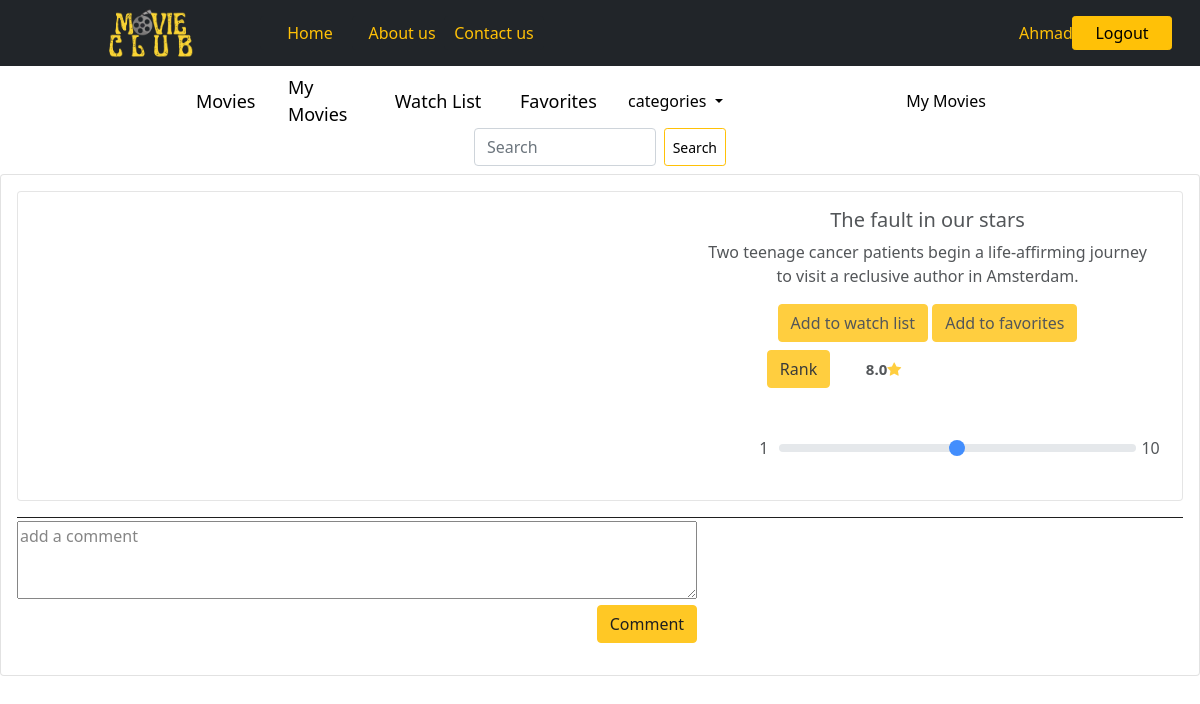
Before: /movie/1 (signed in) with the older database file.
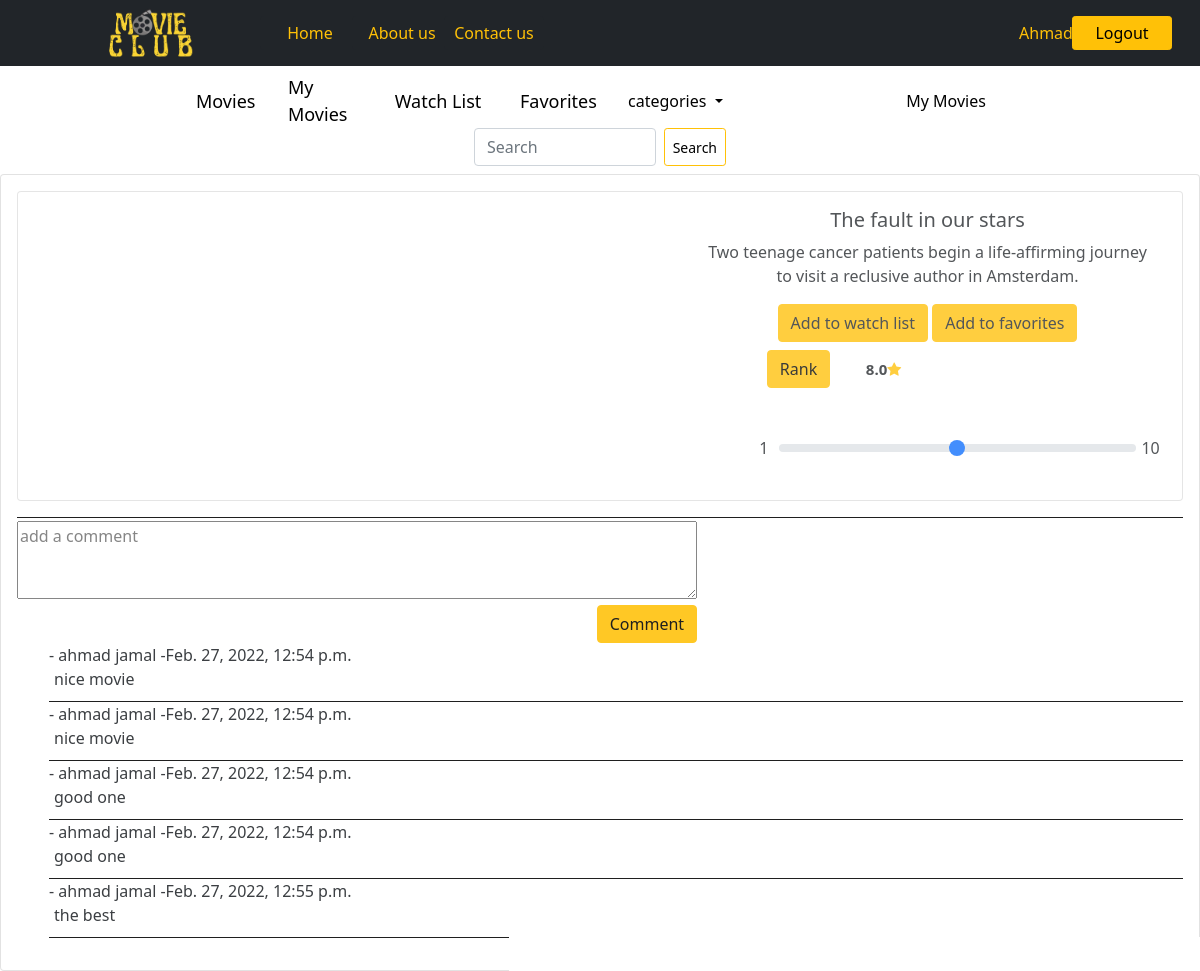
After: the same page with the newer database file.
### login_app/models.py (models this page shows)
class User(models.Model):
    first_name = models.CharField(max_length=45)
    last_name = models.CharField(max_length=45)
    email = models.CharField(max_length=255)
    password = models.CharField(max_length=100)
    created_at = models.DateTimeField(auto_now_add=True)
    updated_at = models.DateTimeField(auto_now=True)
    objects = UserManager()

### movie_app/models.py (models this page shows, shortened)
class Movie(models.Model):
    title = models.CharField(max_length=255)
    release_date = models.DateField(null = True)
    desc = models.TextField()
    trailer_url = models.URLField(max_length=300)
    added_by = models.ForeignKey(User, related_name="added_movies", on_delete = models.CASCADE)
    liked_by = models.ManyToManyField(User, related_name="favorites")
    to_watch_by = models.ManyToManyField(User, related_name="movies_to_watch")
    categories = models.ManyToManyField(Category, related_name="movies")
    uplode_image = models.ImageField(null = True , blank = True , upload_to='images/')
    created_at = models.DateTimeField(auto_now_add=True)
    updated_at = models.DateTimeField(auto_now=True)
    objects = MovieManager()

class Comment(models.Model):
    comment = models.TextField()
    movie = models.ForeignKey(Movie, related_name="comments", on_delete = models.CASCADE)
    user = models.ForeignKey(User, related_name="comments", on_delete = models.CASCADE)
    created_at = models.DateTimeField(auto_now_add=True)
    updated_at = models.DateTimeField(auto_now=True)

### movie_app/views.py (the view)
# urls.py: path('movie/<movie_id>', views.movie),
def movie(request,movie_id):
    if "term" in request.GET:
        sr = Movie.objects.filter(title__contains = request.GET.get('term'))
        titles = []
        for movie in sr:
            titles.append(movie.title)
        return JsonResponse(titles, safe=False)
    this_movie = Movie.objects.get(id=movie_id)
    x= this_movie.rates.all()
    sum = 0
    avg = 0
    for i in x:
        sum=sum+i.rate
    if len(x) == 0 :
        avg == 'no ranks yet'
    else :
        avg = sum / len(x)
    context = {
        'avg' : avg,
        'this_movie' : this_movie,
        'this_user' : User.objects.get(id=request.session['userid']),
        'comments' : this_movie.comments.all()
    }
    return render(request,"movie.html",context)

### movie_app/templates/movie.html (shortened to what this page needs)
<!doctype html>
<html lang="en">
<head>
    <link href="https://cdn.jsdelivr.net/npm/bootstrap@5.0.2/dist/css/bootstrap.min.css" rel="stylesheet"
>
    {% load static %}
    <link rel="stylesheet" href="https://cdnjs.cloudflare.com/ajax/libs/font-awesome/4.7.0/css/font-awesome.min.css">
    <link rel="stylesheet" href="{% static 'css/movie.css' %}">
    <link rel="stylesheet" href="//code.jquery.com/ui/1.13.1/themes/base/jquery-ui.css">
</head>
<body>
    <header>
        <div class="container-fluid" >
            <div class="row  head align-items-center justify-content-center px-5 py-2">
                <div class="col-2">
                    <img src="../static/img/project_logo1.png" alt="Movies House" height="50px" >
                </div>
                <div class="col-1">
                    <a href="#" class="btn btn-dark btn-sm ms-3" style="color: #ffc107; font-size:16px;">Home</a>
                </div>
                <div class="col-1">
                    <a href="#" class="btn btn-dark btn-sm ms-3" style="color: #ffc107; font-size:16px;">About us</a>
                </div>
                <div class="col-6">
                    <a href="#" class="btn btn-dark btn-sm ms-3" style="color: #ffc107; font-size:16px;">Contact us</a>
                </div>
                <div class="col-1">
                    <a href="#" class="btn outline-warning btn-sm ms-3" style="color: #ffc107; font-size:16px;">{{this_user.first_name}}</a>
                </div>
                <div class="col-1">
                    <a href="/login_form" class="btn btn-warning btn-sm" style="font-size:16px;">Logout</a>
                </div>
            </div>
        </div>
    </header>
    <nav>
        <div class="container-fluid">
            <div class="row  head align-items-center justify-content-center px-5 py-2 ">
                <div class="col-1">
                    <a href="/" style="color: black; font-size:18px;">Movies</a>
                </div>
                <div class="col-1">
                    <a href="/my_movies" style="color: black; font-size:18px;">My Movies</a>
                </div>
                <div class="col-1 watch">
                    <a href="/watch_list" style="color: black; font-size:18px;">Watch List</a>
                </div>
                <div class="col-1">
                    <a href="/favorite"  style="color: black; font-size:18px;">Favorites</a>
                </div>
                <div class="nav-item dropdown col-3">
                    <a class="nav-link dropdown-toggle" href="#" role="button"   data-bs-toggle="dropdown" style="color: black;font-size:16px">
                        categories
                    </a>
                </div>
                <div class="col-1 watch">
                    <a href="/my_movies" style="color: black; font-size:16px;">My Movies</a>
                </div>
                    <form class="d-flex col-3" action="/movies/search" method="post">
                        <input class="form-control me-2" type="search" placeholder="Search" aria-label="Search" name="search" id="movie_title">
                        <button class="btn btn-outline-warning btn-sm" type="submit" style="color:black;">Search</button>
                    </form>
            </div>
        </div>
    </nav>
        <div class="card" style="margin-top: 0px;">
            <div class="card-body ">
                <div class="card mb-3 " style=" max-height: 600px;">
                    <div class="row col-12">
                        <div class="col-7">
                            <iframe class="col-12" height="300" src="{{this_movie.trailer_url}}" title="YouTube video player" frameborder="0"
                            allow="accelerometer; autoplay; clipboard-write; encrypted-media; gyroscope; picture-in-picture" allowfullscreen></iframe>
                        </div>
                        <div class="card-body col-4 text-center">
                            <h5 class="card-title">{{this_movie.title}}</h5>
                            <p class="card-text">{{this_movie.desc}}</p>
                            {% if this_movie in this_user.movies_to_watch.all %}
                            <a href="/remove_from_watchlist/{{this_movie.id}}"><button type="submit" class="btn btn-warning">Remove form watch list</a></button>
                            {% else %}
                            <a href="/add_to_watchlist/{{this_movie.id}}"><button type="submit" class="btn btn-warning">Add to watch list</a></button>
                            {% endif %}
                            {% if this_movie in this_user.favorites.all %}
                            <a href="/remove_from_favorites/{{this_movie.id}}"><button type="submit" class="btn btn-warning">Remove form favorites</a></button>
                            {% else %}
                            <a href="/add_to_favorites/{{this_movie.id}}"><button type="submit" class="btn btn-warning">Add to favorites</a></button>
                            {% endif %}
                            <div class="row align-items-center justify-content-center px-5 py-2">
                                <form action="/rate/{{this_movie.id}}" method="post">
                                    <div class="rank">
                                    <button type="submit" class="btn btn-warning">Rank</button>
                                    <span style="font-size: 15px; font-weight: bold;">{{avg}}<span class="fa fa-star" style="color: #ffc107;"></span></span>
                                    </div>
                                    <label for="customRange3" class="form-label"></label><br><br>
                                    <div class="input">
                                    <p class="col-1">1</p>
                                    <input type="range" class="form-range col-9" min="0" max="10" step="1" name="range" id="customRange3">
                                    <p class="col-1">10</p>
                                    </div>
                                </form>
                            </div>
                        </div>
                    </div>
                </div>
                <div class="comment" style="border-top: 1px solid black;">
                    <form  action="/comment/{{this_movie.id}}" method="post">
                        <textarea class="col-7" style="margin-top: 3px;" name="comment" id="" cols="30" rows="3" placeholder="add a comment"></textarea>
                        <div class="col-7"style="text-align: end;"><button type="submit" class="btn btn-warning ">Comment</button></div>
                    </form>
                    <ul style="list-style: none;">
                        {% for comment in comments %}
                        <div style="border-bottom: 1px solid black;"><li>- {{comment.user.first_name}} {{comment.user.last_name}} -{{comment.created_at}}</li>
                        <li style="padding-bottom: 10px;"><span style="padding: 5px; padding-left: 5px;">{{comment.comment}}</span></li></div>
                        {% endfor %}
                    </ul>
                </div>
            </div>
        </div>
</body>
</html>

### movie_app/static/css/movie.css (style rules this page uses)
header { background-color: #212529; }
header a { width: 100px; font-size: 18px; }
a { color: #212529; text-decoration: none; }
nav a { text-decoration: none; }
.card { opacity: 0.88; }
.watch { width: 140px; display: flex; justify-content: center; }
.input { display: flex ; justify-content: space-between; }
.rank { display: flex; justify-content: space-around; width: 170px; align-items: center; }

Changed rows visible on the page:
added Comment: user.first_name "ahmad", user.last_name "jamal", created_at "Feb. 27, 2022, 12:54 p.m.", comment "nice movie"
added Comment: user.first_name "ahmad", user.last_name "jamal", created_at "Feb. 27, 2022, 12:54 p.m.", comment "nice movie"
added Comment: user.first_name "ahmad", user.last_name "jamal", created_at "Feb. 27, 2022, 12:54 p.m.", comment "good one"
added Comment: user.first_name "ahmad", user.last_name "jamal", created_at "Feb. 27, 2022, 12:54 p.m.", comment "good one"
added Comment: user.first_name "ahmad", user.last_name "jamal", created_at "Feb. 27, 2022, 12:55 p.m.", comment "the best"
